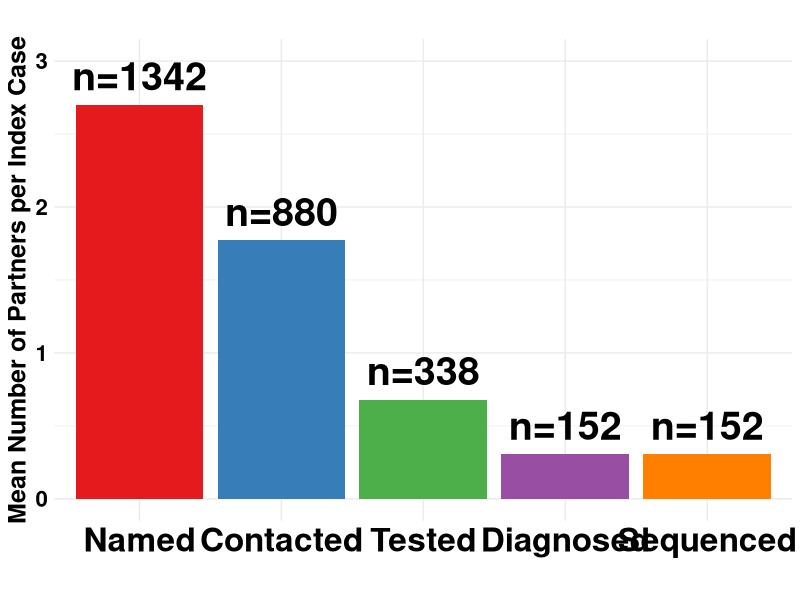

Reproduce this figure in R.
rm(list=ls())

# Loading necessary libraries
library(tidyr)
library(ggplot2)
library(RColorBrewer)

# Structuring the data with the average values
overall_data <- data.frame(
  Category = c("Named_Mean", "Contacted_Mean", "Tested_Mean", "Diagnosed_Mean", "Sequenced_Mean"),
  Value = c(1342/497, 880/497, 338/497, 152/497, 152/497)
)

# Adjusting the factor levels and labels for the Category column
overall_data$Category <- factor(overall_data$Category, 
                                levels = c("Named_Mean", 
                                           "Contacted_Mean",
                                           "Tested_Mean",
                                           "Diagnosed_Mean",
                                           "Sequenced_Mean"),
                                labels = c("Named", 
                                           "Contacted",
                                           "Tested", 
                                           "Diagnosed", 
                                           "Sequenced"))

# Color settings
set1_colors <- brewer.pal(8, "Set1")
my_colors <- c("Named" = set1_colors[1], 
               "Contacted" = set1_colors[2],
               "Tested" = set1_colors[3],     
               "Diagnosed" = set1_colors[4],  
               "Sequenced" = set1_colors[5]) 


# Create the labels
labels_n = c("n=1342", "n=880", "n=338", "n=152", "n=152")

# Updated plot code
p_overall <- ggplot(overall_data, aes(x = Category, y = Value, fill = Category)) +
  geom_bar(stat = "identity", position = "dodge") +
  geom_text(aes(label=labels_n), vjust=-0.5, size=10, fontface="bold") +
  labs(title = "",
       y = "Mean Number of Partners per Index Case",
       x = "") +
  scale_fill_manual(values=my_colors) +  # Setting colors manually
  scale_y_continuous(limits = c(0, 3)) +
  theme_minimal() +
  theme(
    plot.title = element_text(size = 18, face = "bold"),
    axis.title.x = element_text(size = 22, face = "bold", color = "black"),
    axis.title.y = element_text(size = 18, face = "bold", color = "black"),
    axis.text.y = element_text(size = 16, face = "bold", color = "black"),
    axis.text.x = element_text(size = 24, face = "bold", color = "black"),
    legend.position = "none"   # This will remove the legend
  )

print(p_overall)
